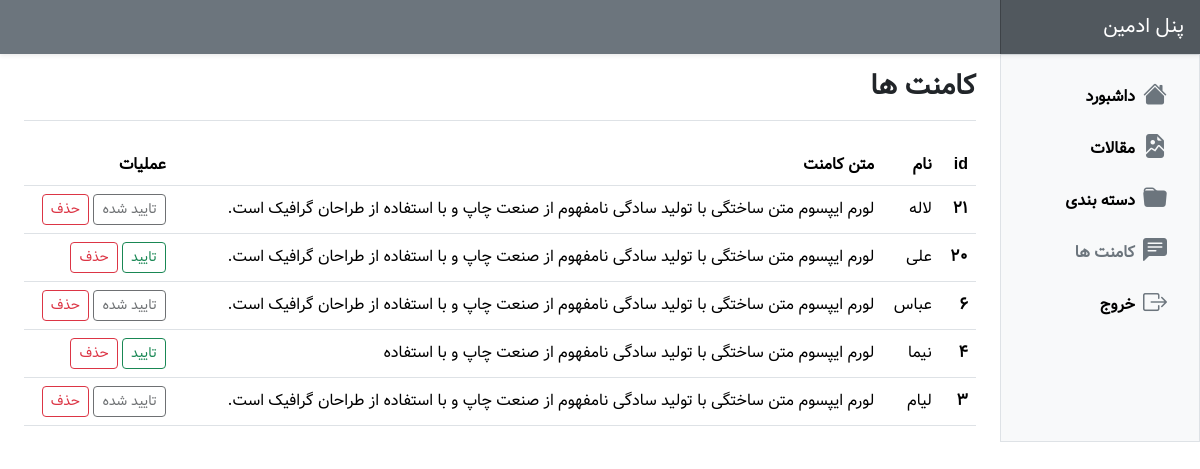
The page /panel-admin/pages/comments/index.php (signed in) on the database its author committed.
### tables this page shows
CREATE TABLE `comments` (
  `id` int(11) NOT NULL,
  `name` varchar(255) NOT NULL,
  `comment` varchar(255) NOT NULL,
  `post_id` int(11) NOT NULL,
  `status` tinyint(1) NOT NULL DEFAULT 0
);

### panel-admin/pages/comments/index.php (the view, shortened to what this page needs)
<?php include "../../include/layout/header.php"; ?>
<?php
$comments = $db->query("SELECT * FROM comments ORDER BY id DESC");
?>
<div class="container-fluid">
    <div class="row">
        <?php include "../../include/layout/sidebar.php"; ?>
        <main class="col-md-9 ms-sm-auto col-lg-10 px-md-4">
            <div
                class="d-flex justify-content-between flex-wrap flex-md-nowrap align-items-center pt-3 pb-2 mb-3 border-bottom">
                <h1 class="fs-3 fw-bold">کامنت ها</h1>
            </div>
            <?php if ($comments->rowCount() > 0): ?>
                <div class="mt-4">
                    <div class="table-responsive small">
                        <table class="table table-hover align-middle">
                            <thead>
                                <tr>
                                    <th>id</th>
                                    <th>نام</th>
                                    <th>متن کامنت</th>
                                    <th>عملیات</th>
                                </tr>
                            </thead>
                            <?php foreach ($comments as $comment): ?>
                                <tbody>
                                    <tr>
                                        <th><?= $comment['id'] ?></th>
                                        <td><?= $comment['name'] ?></td>
                                        <td><?= $comment['comment'] ?>
                                        <td>
                                            <?php if ($comment['status'] == 0) : ?>
                                                <a href="./index.php?action=approve&id=<?= $comment['id'] ?>" class="btn btn-sm btn-outline-success">تایید</a>
                                            <?php else : ?>
                                                <a href="#" class="btn btn-sm btn-outline-dark disabled">تایید شده</a>
                                            <?php endif ?>
                                            <a href="./index.php?action=delete&id=<?= $comment['id'] ?>" class="btn btn-sm btn-outline-danger">حذف</a>
                                        </td>
                                    </tr>
                                </tbody>
                            <?php endforeach ?>
                        </table>
                    </div>
                </div>
            <?php else : ?>
                <div class="alert alert-danger"> کامنتی یافت نشد. !!! </div>
            <?php endif ?>
        </main>
    </div>
</div>
<?php include "../../include/layout/footer.php";?>

### panel-admin/assets/css/style.css (style rules this page uses)
body { font-family: "Vazir", sans-serif; }
td, th { font-size: 1rem; }

### rows shown on the page
comments: id "21", name "لاله", comment "لورم ایپسوم متن ساختگی با تولید سادگی نامفهوم از صنعت چاپ و با استفاده از طراحان گرافیک است.", status "تایید شده"
comments: id "20", name "علی", comment "لورم ایپسوم متن ساختگی با تولید سادگی نامفهوم از صنعت چاپ و با استفاده از طراحان گرافیک است."
comments: id "6", name "عباس", comment "لورم ایپسوم متن ساختگی با تولید سادگی نامفهوم از صنعت چاپ و با استفاده از طراحان گرافیک است.", status "تایید شده"
comments: id "4", name "نیما", comment "لورم ایپسوم متن ساختگی با تولید سادگی نامفهوم از صنعت چاپ و با استفاده"
comments: id "3", name "لیام", comment "لورم ایپسوم متن ساختگی با تولید سادگی نامفهوم از صنعت چاپ و با استفاده از طراحان گرافیک است.", status "تایید شده"
